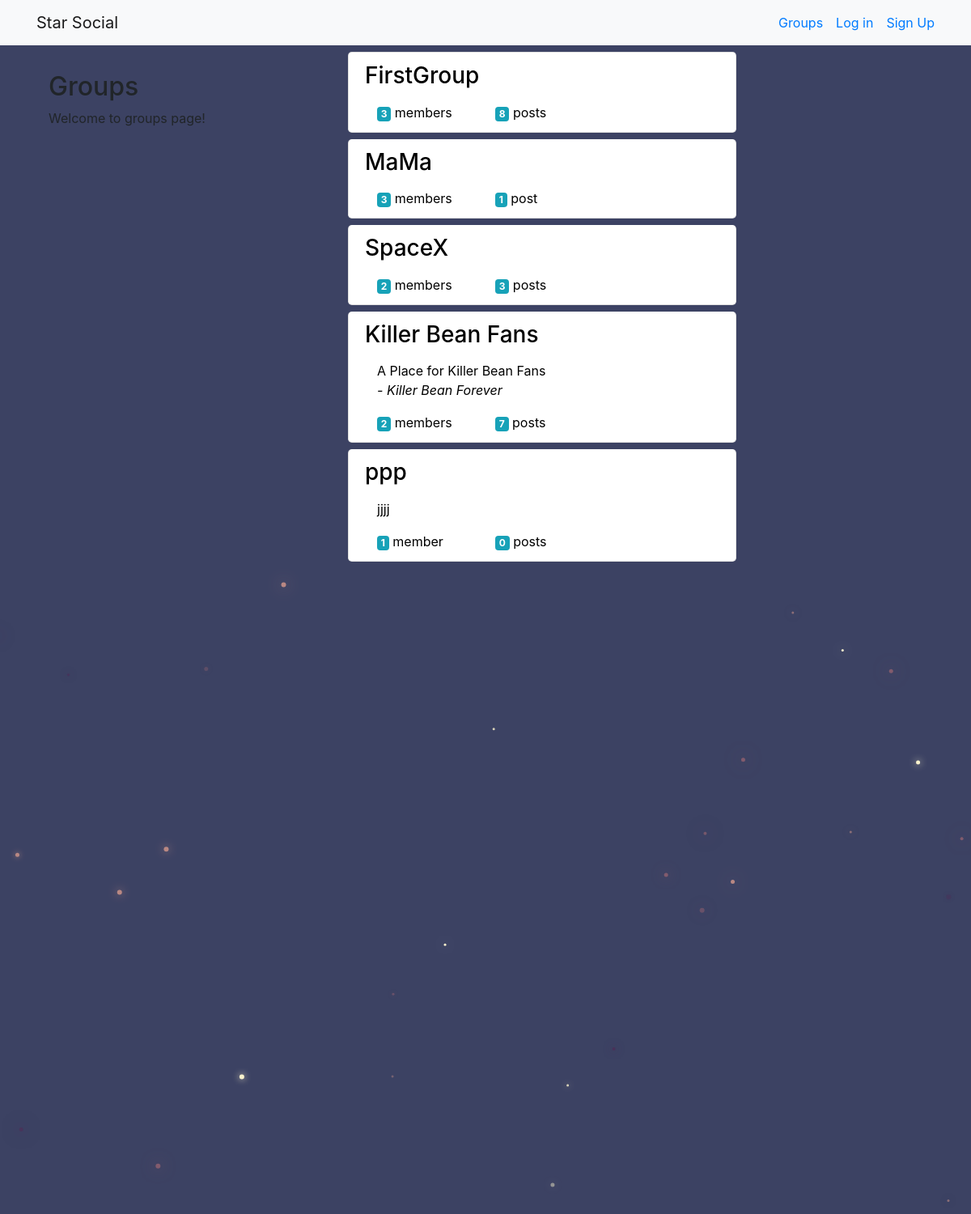
The app's page /groups/ with its own data.
### groups/models.py (models this page shows, shortened)
class Group(models.Model):
    name = models.CharField(max_length=255, unique=True)
    slug = models.SlugField(allow_unicode=True, unique=True)
    description = models.TextField(blank=True, default='')
    description_html = models.TextField(editable=False, default='', blank=True)
    members = models.ManyToManyField(User, through='GroupMember')

### groups/views.py (the view)
# urls.py: path('', views.ListGroup.as_view(), name='all'),
class ListGroup(gen.ListView):
    model = models.Group

### groups/templates/groups/group_list.html (shortened to what this page needs)
{% extends "groups/group_base.html" %}
{% block pregroup %}
    <div class="col-md-4 mt-2">
        <div class="content">
            <br>
            <h2>Groups</h2>
            <p>Welcome to groups page!</p>
        </div>
    </div>
{% endblock %}
{% block group_content %}
    <div class="col-md-8" style="max-height: 100vh; overflow-y: auto; overflow-x: hidden;">
        <div class="list-group">
            {% for group in object_list %}
                <a href="{% url 'groups:single' slug=group.slug %}" class="list-group-item rounded-lg mt-2 " style="width:30em; color: black;">
                    <h3 class="title" style="color: black;">
                        {{group.name}}
                    </h3>
                    <div class="container-fluid">
                        <p style="color: rgb(99, 99, 99);">{{ group.description_html|safe }}</p>
                        <div class="row">
                            <div class="col-md-4">
                                <span class="badge badge-info">{{ group.members.count }}</span>
                                member{{group.members.count|pluralize}}
                            </div>
                            <div class="col-md-4">
                                <span class="badge  badge-info">{{ group.posts.count }}</span>
                                post{{group.posts.count|pluralize}}
                            </div>
                        </div>
                    </div>
                </a>
            {% endfor %}
        </div>
    </div>
{% endblock %}

### static/starsocial/CSS/master.css (style rules this page uses)
body { margin: 0; overflow: scroll; background-color: rgba(2, 10, 53, 0.767); }

### records on screen
Group: name "FirstGroup", members.count "3", posts.count "8"
Group: name "MaMa", members.count "3", posts.count "1"
Group: name "SpaceX", members.count "2", posts.count "3"
Group: name "Killer Bean Fans", description_html "A Place for Killer Bean Fans - Killer Bean Forever", members.count "2", posts.count "7"
Group: name "ppp", description_html "jjjj", members.count "1", posts.count "0"
